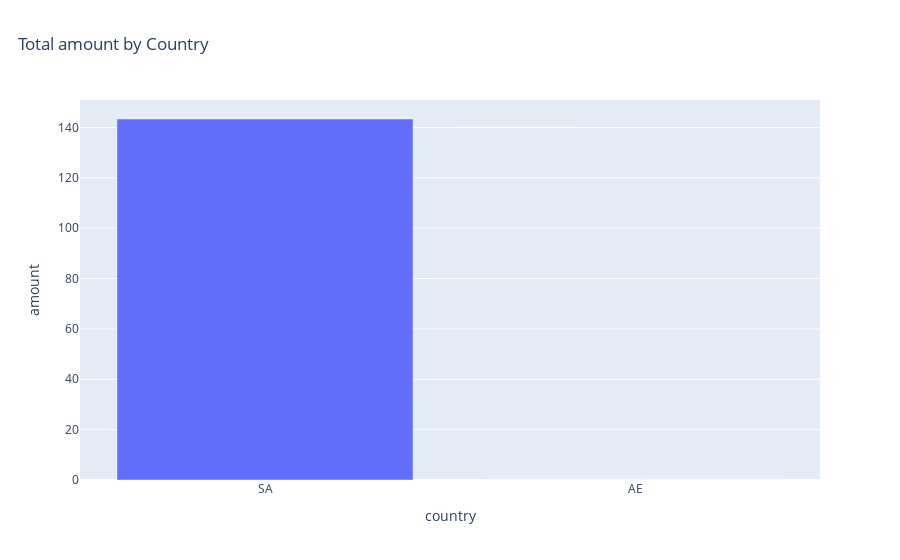

Notebook cell for this chart:
### Markdown cell above
### question 1: what is the total amount for each country?

### Code cell
amount_by_country = df.groupby("country")["amount"].sum()

print(amount_by_country)
fig = bar_sorted(amount_by_country, "country", "amount", "Total amount by Country")
save_fig(fig, figs_path / "amount_by_country.png")
fig

### Figure 1 — Plotly figure (JSON) as saved in the notebook; plotly's stock layout.template omitted (floating-point values rounded to 4 significant figures)
{"data": [{"hovertemplate": "country=%{x}<br>amount=%{y}<extra></extra>", "legendgroup": "", "marker": {"color": "#636efa", "pattern": {"shape": ""}}, "name": "", "orientation": "v", "showlegend": false, "textposition": "auto", "type": "bar", "x": ["SA", "AE"], "xaxis": "x", "y": [143.4, 0.0], "yaxis": "y"}], "layout": {"barmode": "relative", "legend": {"tracegroupgap": 0}, "title": {"text": "Total amount by Country", "x": 0.02}, "xaxis": {"anchor": "y", "domain": [0, 1], "title": {"text": "country"}}, "yaxis": {"anchor": "x", "domain": [0, 1], "title": {"text": "amount"}}}}
